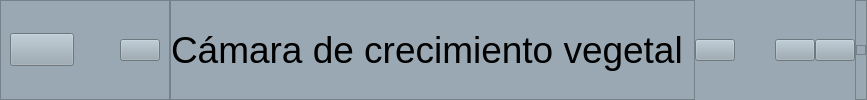
     <widget class="QFrame" name="encabezado_frame">
      <property name="styleSheet">
       <string notr="true">background-color: rgb(153, 168, 178);</string>
      </property>
      <property name="frameShape">
       <enum>QFrame::NoFrame</enum>
      </property>
      <property name="frameShadow">
       <enum>QFrame::Raised</enum>
      </property>
      <layout class="QHBoxLayout" name="horizontalLayout">
       <property name="spacing">
        <number>0</number>
       </property>
       <property name="leftMargin">
        <number>0</number>
       </property>
       <property name="topMargin">
        <number>0</number>
       </property>
       <property name="rightMargin">
        <number>0</number>
       </property>
       <property name="bottomMargin">
        <number>0</number>
       </property>
       <item>
        <widget class="QFrame" name="encabezado_L_frame">
         <property name="frameShape">
          <enum>QFrame::StyledPanel</enum>
         </property>
         <property name="frameShadow">
          <enum>QFrame::Raised</enum>
         </property>
         <layout class="QHBoxLayout" name="horizontalLayout_3">
          <item>
           <widget class="QPushButton" name="Btn_menu">
            <property name="font">
             <font>
              <pointsize>16</pointsize>
              <weight>50</weight>
              <bold>false</bold>
             </font>
            </property>
            <property name="styleSheet">
             <string notr="true"/>
            </property>
            <property name="text">
             <string/>
            </property>
            <property name="icon">
             <iconset>
              <normaloff>images/colpos.png</normaloff>images/colpos.png</iconset>
            </property>
            <property name="iconSize">
             <size>
              <width>75</width>
              <height>80</height>
             </size>
            </property>
           </widget>
          </item>
          <item>
           <spacer name="horizontalSpacer_2">
            <property name="orientation">
             <enum>Qt::Horizontal</enum>
            </property>
            <property name="sizeHint" stdset="0">
             <size>
              <width>40</width>
              <height>20</height>
             </size>
            </property>
           </spacer>
          </item>
          <item>
           <widget class="QPushButton" name="pushButton_8">
            <property name="text">
             <string/>
            </property>
            <property name="icon">
             <iconset>
              <normaloff>../SOFTWARE DE LA CAMARA v2.6/iconos/igual.png</normaloff>../SOFTWARE DE LA CAMARA v2.6/iconos/igual.png</iconset>
            </property>
            <property name="iconSize">
             <size>
              <width>30</width>
              <height>30</height>
             </size>
            </property>
           </widget>
          </item>
         </layout>
        </widget>
       </item>
       <item>
        <widget class="QFrame" name="encabezado_C_frame">
         <property name="frameShape">
          <enum>QFrame::StyledPanel</enum>
         </property>
         <property name="frameShadow">
          <enum>QFrame::Raised</enum>
         </property>
         <layout class="QHBoxLayout" name="horizontalLayout_2">
          <property name="spacing">
           <number>0</number>
          </property>
          <property name="leftMargin">
           <number>0</number>
          </property>
          <property name="topMargin">
           <number>0</number>
          </property>
          <property name="rightMargin">
           <number>0</number>
          </property>
          <property name="bottomMargin">
           <number>0</number>
          </property>
          <item alignment="Qt::AlignHCenter">
           <widget class="QLabel" name="Titulo_label">
            <property name="font">
             <font>
              <pointsize>28</pointsize>
             </font>
            </property>
            <property name="text">
             <string>Cámara de crecimiento vegetal </string>
            </property>
            <property name="scaledContents">
             <bool>false</bool>
            </property>
           </widget>
          </item>
         </layout>
        </widget>
       </item>
       <item>
        <widget class="QPushButton" name="pushButton_7">
         <property name="text">
          <string/>
         </property>
         <property name="icon">
          <iconset>
           <normaloff>../SOFTWARE DE LA CAMARA v2.6/iconos/igual.png</normaloff>../SOFTWARE DE LA CAMARA v2.6/iconos/igual.png</iconset>
         </property>
         <property name="iconSize">
          <size>
           <width>30</width>
           <height>30</height>
          </size>
         </property>
        </widget>
       </item>
       <item>
        <spacer name="horizontalSpacer">
         <property name="orientation">
          <enum>Qt::Horizontal</enum>
         </property>
         <property name="sizeHint" stdset="0">
          <size>
           <width>40</width>
           <height>20</height>
          </size>
         </property>
        </spacer>
       </item>
       <item>
        <widget class="QPushButton" name="Btn_Play">
         <property name="text">
          <string/>
         </property>
         <property name="icon">
          <iconset>
           <normaloff>images/boton-de-play.png</normaloff>images/boton-de-play.png</iconset>
         </property>
         <property name="iconSize">
          <size>
           <width>40</width>
           <height>40</height>
          </size>
         </property>
        </widget>
       </item>
       <item>
        <widget class="QPushButton" name="Btn_Stop">
         <property name="text">
          <string/>
         </property>
         <property name="icon">
          <iconset>
           <normaloff>images/detener.png</normaloff>images/detener.png</iconset>
         </property>
         <property name="iconSize">
          <size>
           <width>40</width>
           <height>40</height>
          </size>
         </property>
        </widget>
       </item>
       <item alignment="Qt::AlignRight">
        <widget class="QFrame" name="encabezado_R_frame">
         <property name="frameShape">
          <enum>QFrame::StyledPanel</enum>
         </property>
         <property name="frameShadow">
          <enum>QFrame::Raised</enum>
         </property>
         <layout class="QHBoxLayout" name="horizontalLayout_6">
          <property name="spacing">
           <number>0</number>
          </property>
          <property name="leftMargin">
           <number>0</number>
          </property>
          <property name="topMargin">
           <number>0</number>
          </property>
          <property name="rightMargin">
           <number>0</number>
          </property>
          <property name="bottomMargin">
           <number>0</number>
          </property>
          <item>
           <widget class="QFrame" name="frame_3">
            <property name="minimumSize">
             <size>
              <width>10</width>
              <height>10</height>
             </size>
            </property>
            <property name="maximumSize">
             <size>
              <width>10</width>
              <height>10</height>
             </size>
            </property>
            <property name="frameShape">
             <enum>QFrame::StyledPanel</enum>
            </property>
            <property name="frameShadow">
             <enum>QFrame::Raised</enum>
            </property>
           </widget>
          </item>
         </layout>
        </widget>
       </item>
      </layout>
     </widget>
